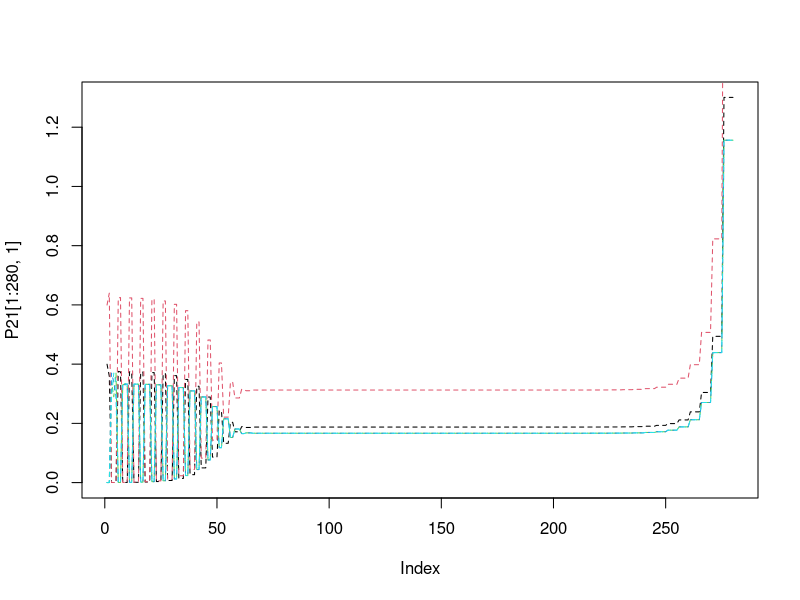

Reproduce this figure in R.
P1 <- t(matrix(c(.35,.35,.1,.1,.1,.15,.55,.1,.1,.1,.15,.15,.1,.2,.4,.15,.15,.4,.1,.2,.15,.15,.2,.4,.1),5,5))
P2 <- t(matrix(c(.49985,.49985,.0001,.0001,.0001,.29985,.69985,.0001,.0001,.0001,.00015,.00015,.1999,.2999,.4999,.00015,.00015,.4999,.1999,.2999,.00015,.00015,.2999,.4999,.1999),5,5))

# calculate P1(n), where n=2^5
P125 <- P1
for (i in 1:5)
P125 <- P125%*%P125

# calculate P1(n), where n=2^10
P11 <- matrix(0,50,5)
P125 <- P1
for (i in 1:10)
{
P125 <- P125%*%P125
P11[(5*i-4):(5*i),] <- P125
}

# calculate P2(n), where n=2^5
P225 <- P2
for (i in 1:5)
P225 <- P225%*%P225

# calculate P2(n), where n=2^50
P21 <- matrix(0,250,5)
P225 <- P2
for (i in 1:50)
{
P225 <- P225%*%P225
P21[(5*i-4):(5*i),] <- P225
}

# calculate P2(n), where n=2^60
# the value of max(P21) goes very high when i reaches 59
P21 <- matrix(0,300,5)
P225 <- P2
for (i in 1:57)
{
P225 <- P225%*%P225
P21[(5*i-4):(5*i),] <- P225
}

plot(P21[1:280,1],type='l',ylim=c(0,max(P21[1:280])),lty=2)
for (i in 2:5)
lines(P21[1:280,i],col=i,lty=2)

sumpr <- matrix(0,300,1)
for (i in 1:300)
sumpr[i] <- sum(P21[i,])


# try Metropolis algorithm Example 7
M1 <- t(matrix(c(.4,.15,.3,.15,.1,.466667,.3,.133333,.15,.225,.575,.05,.3,.4,.2,.1),4,4))
# calculate M1(n), where n=2^50=1.12E15
Ct <- matrix(0,200,4)
M3 <- M1
for (i in 1:50)
{
M3 <- M3%*%M3
Ct[(4*i-3):(4*i),] <- M3
}
